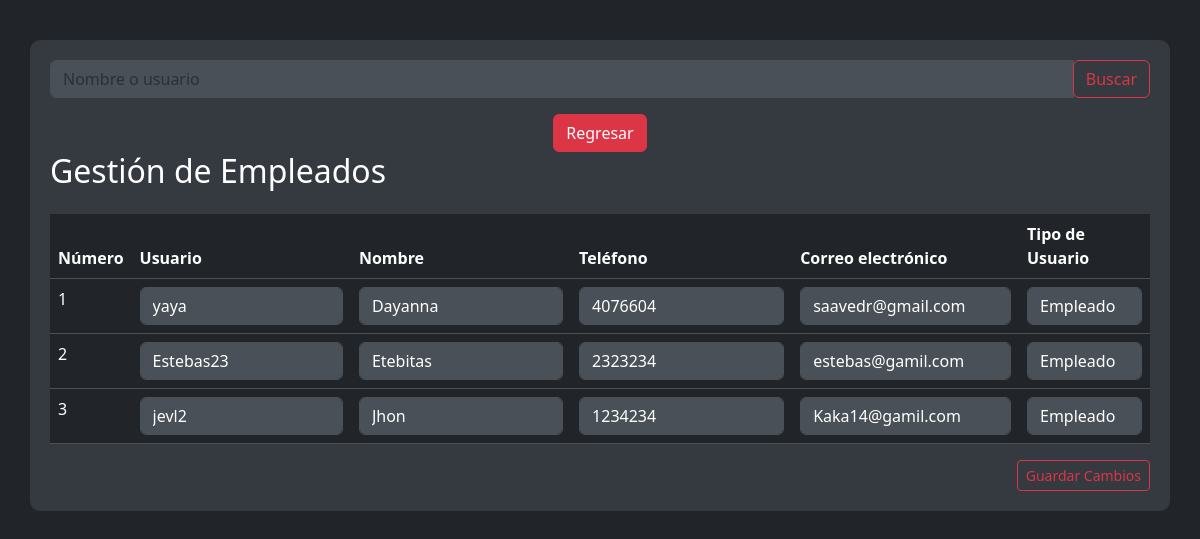
/gestionempleados.php (signed in), run on the app's committed database.
### tables this page shows
CREATE TABLE `usuarios` (
  `id_usuario` int(11) NOT NULL,
  `usuario` varchar(20) DEFAULT NULL,
  `nombre` varchar(20) DEFAULT NULL,
  `correo_electronico` varchar(30) DEFAULT NULL,
  `telefono` varchar(15) DEFAULT NULL,
  `contraseña_usuario` varchar(100) DEFAULT NULL,
  `id_tipos` int(11) DEFAULT NULL,
  `codigo_recuperacion` varchar(255) DEFAULT NULL,
  `aceptado` varchar(2) DEFAULT NULL,
  `Foto` varchar(255) DEFAULT NULL
);

### gestionempleados.php (the view, shortened to what this page needs)
<?php
include_once 'conexion.php';
include_once("sweetarch.php");
$searchQuery = "";
$query_empleados = "SELECT * FROM usuarios WHERE id_tipos = 4 AND aceptado = 'si'";
$statement_empleados = $con->prepare($query_empleados);
$statement_empleados->execute();
$empleados = $statement_empleados->fetchAll(PDO::FETCH_ASSOC);
?>
<!DOCTYPE html>
<html lang="en">
<head>
    <link rel="stylesheet" href="CSS/bootstrap.css">
    <link rel="stylesheet" href="CSS/alerta.css">
</head>
<body>
    <div class="container">
        <form method="GET" action="">
            <div class="input-group mb-3">
                <input type="text" class="form-control" id="search" name="search" placeholder="Nombre o usuario" value="<?php echo htmlspecialchars($searchQuery); ?>" aria-label="Buscar" aria-describedby="search-label">
                <div class="input-group-append">
                    <button type="submit" class="btn btn-outline-danger">Buscar</button>
                </div>
            </div>
        </form>
    <div class="row mt-3">
        <div class="col-12 text-center">
            <a href="index.php" class="btn btn-danger">Regresar</a>
        </div>
    </div>
        <form action="" method="POST">
            <div class="modal-body">
                <h2 class="mb-4">Gestión de Empleados </h2>
                <table class="table table-dark">
                    <thead>
                        <tr>
                            <th scope="col">Número</th>
                            <th scope="col">Usuario</th>
                            <th scope="col">Nombre</th>
                            <th scope="col">Teléfono</th>
                            <th scope="col">Correo electrónico</th>
                            <th scope="col">Tipo de Usuario</th>
                        </tr>
                    </thead>
                    <tbody>
                        <?php
                        $numero = 1;
                        foreach ($empleados as $empleado) {
                            echo "<tr>";
                            echo "<td>" . $numero++ . "</td>";
                            echo "<td><input type='text' class='form-control' name='usuario[" . htmlspecialchars($empleado['id_usuario']) . "]' value='" . htmlspecialchars($empleado['usuario']) . "' readonly></td>";
                            echo "<td><input type='text' class='form-control' name='nombre[" . htmlspecialchars($empleado['id_usuario']) . "]' value='" . htmlspecialchars($empleado['nombre']) . "' readonly></td>";
                            echo "<td><input type='text' class='form-control' name='telefono[" . htmlspecialchars($empleado['id_usuario']) . "]' value='" . htmlspecialchars($empleado['telefono']) . "'></td>";
                            echo "<td><input type='email' class='form-control' name='correo_electronico[" . htmlspecialchars($empleado['id_usuario']) . "]' value='" . htmlspecialchars($empleado['correo_electronico']) . "'></td>";
                            echo "<td>";
                            echo "<select name='tipo_usuario[" . htmlspecialchars($empleado['id_usuario']) . "]' class='form-control'>";
                            echo "<option value='4'" . ($empleado['id_tipos'] == 4 ? ' selected' : '') . ">Empleado</option>";
                            echo "</select>";
                            echo "</td>";
                            echo "</tr>";
                        }
                        ?>
                    </tbody>
                </table>
            </div>
            <div class="modal-footer">
                <button type="submit" class="btn btn-outline-danger btn-sm" name="guardar_empleado">Guardar Cambios</button>
            </div>
        </form>
    </div>
</body>
</html>

### gestionempleados.php (style rules this page uses)
body { background-color: #212529; color: #ffffff; padding-top: 20px; }
.container { background-color: #343a40; color: #ffffff; padding: 20px; border-radius: 10px; margin-top: 20px; }
.table-dark { background-color: #343a40; color: #ffffff; border-radius: 10px; margin-top: 20px; }
.form-control { background-color: #495057; color: #ffffff; border-color: #495057; }
.btn-outline-danger { color: #dc3545; border-color: #dc3545; }

### data on the page
usuarios: usuario "yaya", nombre "Dayanna", telefono "4076604", correo_electronico "saavedr@gmail.com", id_tipos+id_usuario "Empleado"
usuarios: usuario "Estebas23", nombre "Etebitas", telefono "2323234", correo_electronico "estebas@gamil.com", id_tipos+id_usuario "Empleado"
usuarios: usuario "jevl2", nombre "Jhon", telefono "1234234", correo_electronico "Kaka14@gamil.com", id_tipos+id_usuario "Empleado"
